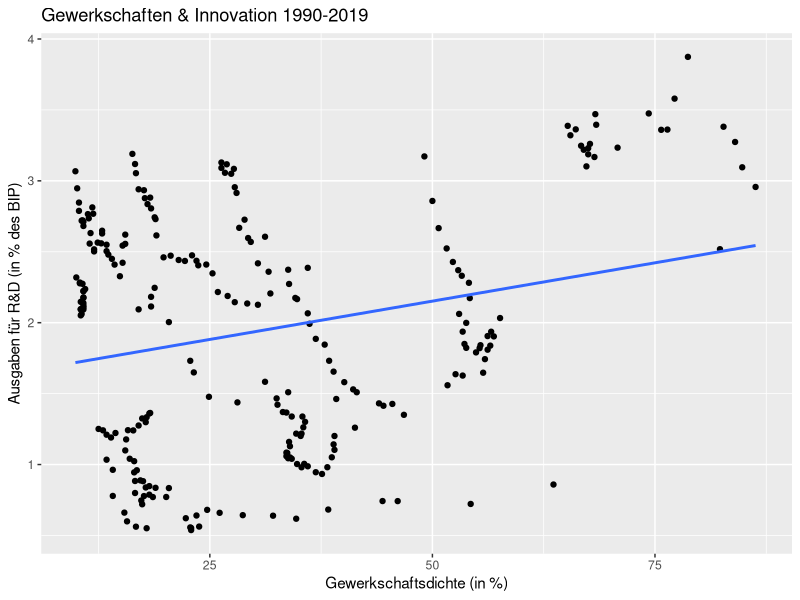
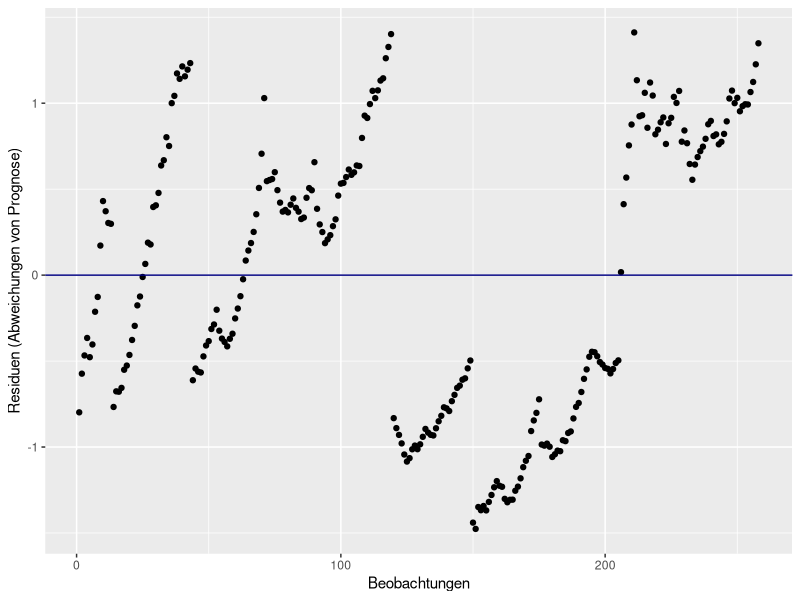
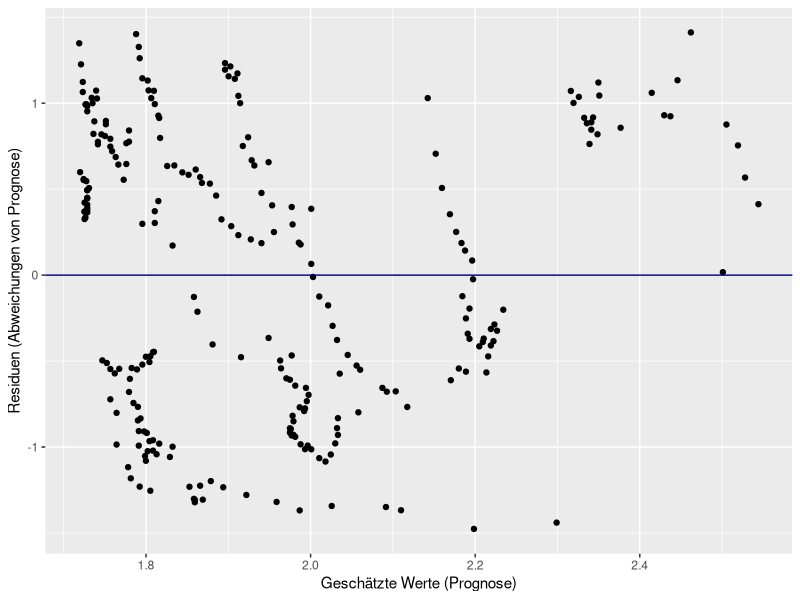
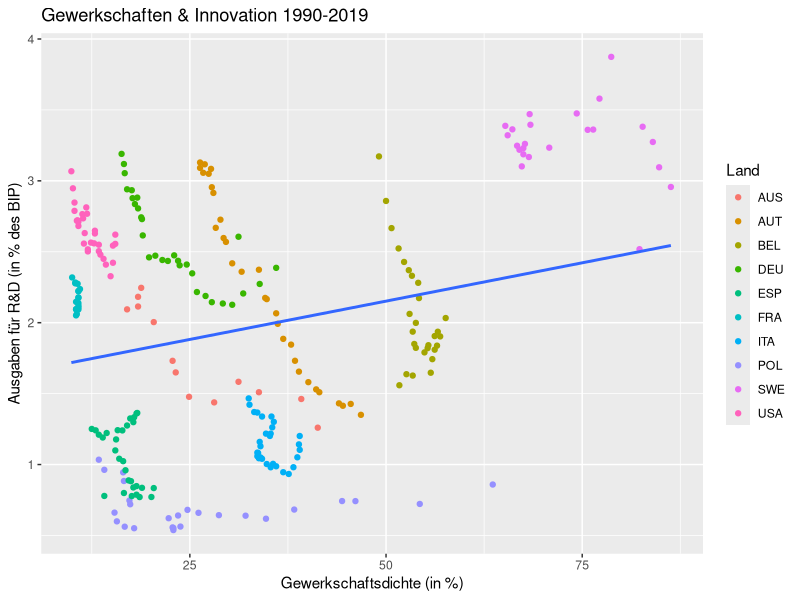
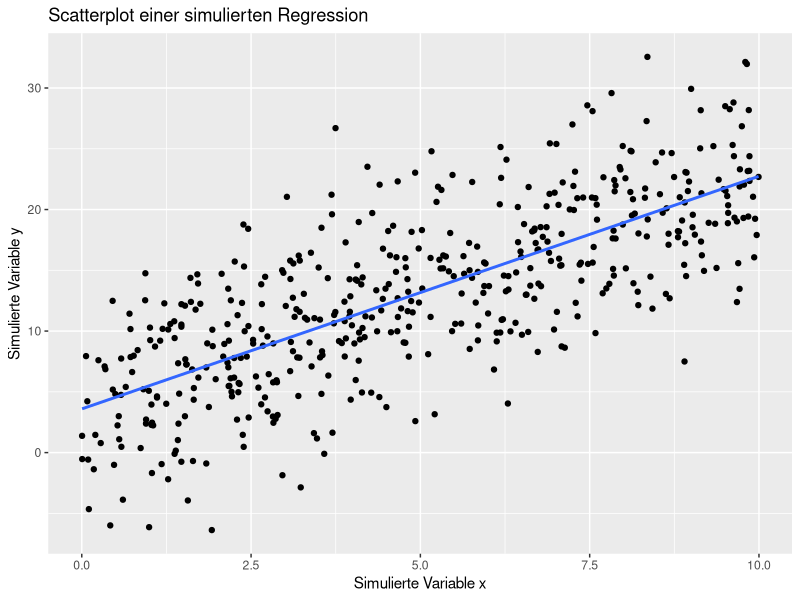
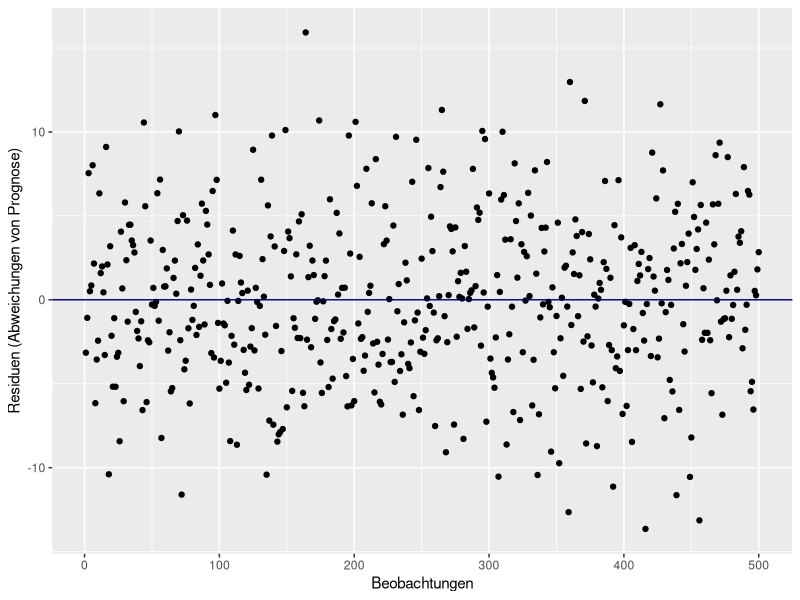
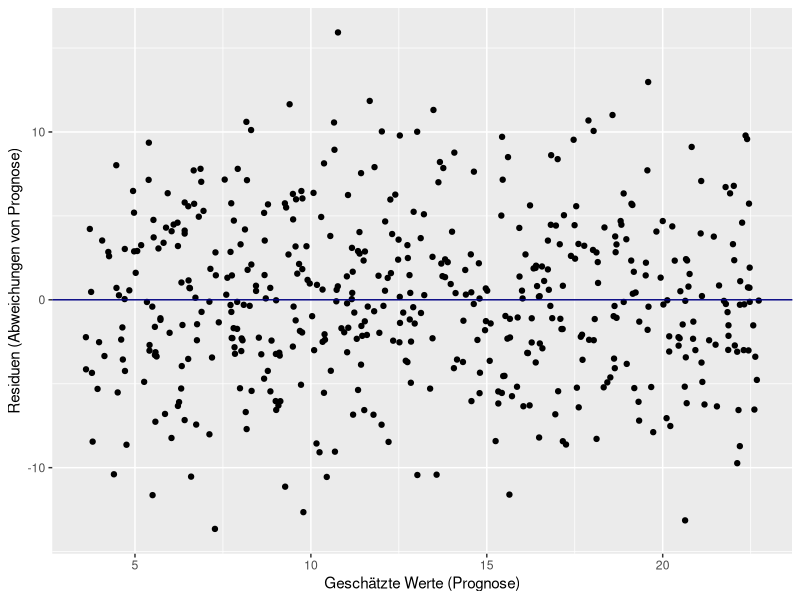
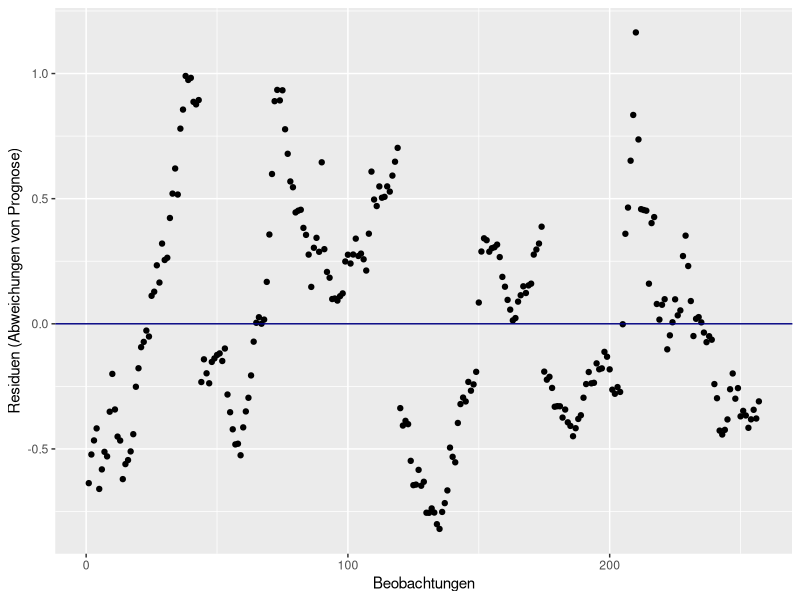

R code for these plots, in order:
## ---- chunk 1
knitr::opts_chunk$set(echo = TRUE, warning = FALSE, message = FALSE)
## ---- chunk 2
library(tidyverse)
library(rmarkdown)
library(testthat)
library(ggplot2)
library(knitr)
library(data.table)
library(ggpubr)
library(car)
## ---- chunk 3
oecd_data <- fread(here::here("data/T5/oecd_data.csv"))

oecd_data <- dplyr::mutate(oecd_data, "GDPpc"=GDP/POP*1000000)

oecd_data <- dplyr::mutate(oecd_data, "LME"=dplyr::if_else(Country %in% c("AUS","USA"),1,0))

## ---- chunk 4
techmodel1 <- lm(Tech ~ UnionDensity, data=oecd_data)
summary(techmodel1)
## ---- chunk 5
scatterplot_tm1 <- ggplot2::ggplot(
  data = oecd_data,
  mapping = aes( 
    x=UnionDensity, 
    y=Tech) 
  ) +
  ggplot2::layer( 
    geom = "point", 
    stat = "identity",
    position = "identity" 
    ) +
  ggplot2::geom_smooth( 
    method = "lm", se = FALSE) +
  ggplot2::scale_x_continuous(name = "Gewerkschaftsdichte (in %)") +
  ggplot2::scale_y_continuous(name = "Ausgaben für R&D (in % des BIP)") + 
  ggplot2::scale_color_discrete(name="Land") + 
  ggplot2::labs(title = "Gewerkschaften & Innovation 1990-2019") +  
  ggplot2::coord_cartesian() + 
  ggplot2::facet_null() 

scatterplot_tm1

## ---- chunk 6
resids <- as.data.table(techmodel1[["residuals"]])
typeof(resids)

Techm1_Residuen <- ggplot2::ggplot(
  data = resids,  
  mapping = aes( 
   x=1:258,
    y=V1)) +
  ggplot2::layer(
    geom = "point",
    stat = "identity",
    position = "identity") +
 ggplot2::geom_abline(color='navy',
                  intercept = 0, 
                  slope = 0)+
  ggplot2::scale_x_continuous(name = "Beobachtungen") +
  ggplot2::scale_y_continuous(name = "Residuen (Abweichungen von Prognose)")

Techm1_Residuen
## ---- chunk 7
TAdata <- data.table("resids"=techmodel1[["residuals"]], "fittedvalues"=predict(techmodel1))

Techm1_TA <- ggplot2::ggplot(
  data = TAdata,
  mapping = aes(
   x=fittedvalues,
    y=resids) 
  ) +
  ggplot2::layer(
    geom = "point",
    stat = "identity",
    position = "identity") +
   ggplot2::geom_abline(color='navy',
                  intercept = 0, 
                  slope = 0)+
  ggplot2::scale_x_continuous(name = "Geschätzte Werte (Prognose)") +
  ggplot2::scale_y_continuous(name = "Residuen (Abweichungen von Prognose)")

Techm1_TA
## ---- chunk 8
scatterplot_tm1_c <- ggplot2::ggplot( 
  data = oecd_data,  
  mapping = aes( 
    x=UnionDensity, 
    y=Tech) 
  ) +
  ggplot2::layer(
    geom = "point", 
    stat = "identity", 
    position = "identity",
    mapping = aes(color=Country)
    ) +
  ggplot2::geom_smooth( 
    method = "lm", se = FALSE 
    ) +
  
  ggplot2::scale_x_continuous(name = "Gewerkschaftsdichte (in %)") +
    ggplot2::scale_y_continuous(name = "Ausgaben für R&D (in % des BIP)") +
  ggplot2::scale_color_discrete(name="Land") + 
  ggplot2::labs(title = "Gewerkschaften & Innovation 1990-2019") + # 
  ggplot2::coord_cartesian() + 
  ggplot2::facet_null()  

scatterplot_tm1_c
## ---- chunk 9
set.seed(123)
true_DGP <- function(x, b0, b1){
  y <- b0 + b1*x + rnorm(length(x), 0, 5)
  return(y)
}
beta_0_wahr <- 3
beta_1_wahr <- 2
sample_size <- 500
x <- runif(sample_size, 0, 10)
## ---- chunk 10
set.seed(123)
n_datensaetze <- 1
beta_0_estimates <- rep(NA, n_datensaetze)
beta_1_estimates <- rep(NA, n_datensaetze)

for (i in 1:n_datensaetze){
  daten_satz <- data.frame(
    x = x,
    y = true_DGP(x, beta_0_wahr, beta_1_wahr)
  )
  schaetzung_2 <- lm(y~x, data = daten_satz)
  beta_0_estimates[i] <- schaetzung_2[["coefficients"]][1]
  beta_1_estimates[i] <- schaetzung_2[["coefficients"]][2]
}

daten_satz
## ---- chunk 11
Simulation2 <- lm(y ~ x, daten_satz)
summary(Simulation2)
## ---- chunk 12
scatterplot_Simulation2 <- ggplot2::ggplot(
  data = Simulation2,
  mapping = aes( 
    x=x, 
    y=y) 
  ) +
  ggplot2::layer( 
    geom = "point", 
    stat = "identity",
    position = "identity" 
    ) +
  ggplot2::geom_smooth( 
    method = "lm", se=FALSE) +
  ggplot2::scale_x_continuous(name = "Simulierte Variable x") +
  ggplot2::scale_y_continuous(name = "Simulierte Variable y") + 
  ggplot2::labs(title = "Scatterplot einer simulierten Regression") +  
  ggplot2::coord_cartesian() + 
  ggplot2::facet_null() 

scatterplot_Simulation2
## ---- chunk 13
residsS2 <- as.data.table(Simulation2[["residuals"]])

Simulation2_Residuen <- ggplot2::ggplot(
  data = residsS2,  
  mapping = aes( 
   x=1:500,
    y=V1)) +
  ggplot2::layer(
    geom = "point",
    stat = "identity",
    position = "identity") +
 ggplot2::geom_abline(color='navy',
                  intercept = 0, 
                  slope = 0)+
  ggplot2::scale_x_continuous(name = "Beobachtungen") +
  ggplot2::scale_y_continuous(name = "Residuen (Abweichungen von Prognose)")

Simulation2_Residuen
## ---- chunk 14
TAdataSimulation2 <- data.table("resids"=Simulation2[["residuals"]], "fittedvalues"=predict(Simulation2))

Simulation2_TA <- ggplot2::ggplot(
  data = TAdataSimulation2,
  mapping = aes(
   x=fittedvalues,
    y=resids) 
  ) +
  ggplot2::layer(
    geom = "point",
    stat = "identity",
    position = "identity") +
   ggplot2::geom_abline(color='navy',
                  intercept = 0, 
                  slope = 0)+
  ggplot2::scale_x_continuous(name = "Geschätzte Werte (Prognose)") +
  ggplot2::scale_y_continuous(name = "Residuen (Abweichungen von Prognose)")

Simulation2_TA
## ---- chunk 15
techmodel2 <- lm(Tech ~ UnionDensity+GDPpc+TAX, data=oecd_data)
summary(techmodel2)
## ---- chunk 16
resids2 <- as.data.table(techmodel2[["residuals"]])

Techm2_Residuen <- ggplot2::ggplot(
  data = resids2,  
  mapping = aes( 
   x=1:257,
    y=V1)) +
  ggplot2::layer(
    geom = "point",
    stat = "identity",
    position = "identity") +
 ggplot2::geom_abline(color='navy',
                  intercept = 0, 
                  slope = 0)+
  ggplot2::scale_x_continuous(name = "Beobachtungen") +
  ggplot2::scale_y_continuous(name = "Residuen (Abweichungen von Prognose)")

Techm2_Residuen
## ---- chunk 17
TAdata2 <- data.table("resids"=techmodel2[["residuals"]], "fittedvalues"=predict(techmodel2))

Techm2_TA <- ggplot2::ggplot(
  data = TAdata2,
  mapping = aes(
   x=fittedvalues,
    y=resids) 
  ) +
  ggplot2::layer(
    geom = "point",
    stat = "identity",
    position = "identity") +
   ggplot2::geom_abline(color='navy',
                  intercept = 0, 
                  slope = 0)+
  ggplot2::scale_x_continuous(name = "Geschätzte Werte (Prognose)") +
  ggplot2::scale_y_continuous(name = "Residuen (Abweichungen von Prognose)")

Techm2_TA
## ---- chunk 18
techmodel3 <- lm(Tech ~ UnionDensity+GDPpc+TAX+LME, data=oecd_data)
summary(techmodel3)
## ---- chunk 19
techmodel4 <- lm(Tech ~UnionDensity+I(UnionDensity^2)+GDPpc+TAX, data=oecd_data)
summary(techmodel4)
## ---- chunk 20
techmodel5 <- lm(Tech ~UnionDensity+log(GDPpc)+TAX, data=oecd_data)
summary(techmodel5)
## ---- chunk 21
techmodel6 <- lm(Tech ~ UnionDensity+GDPpc+TAX+UnionDensity*GDPpc, data=oecd_data)
summary(techmodel6)
## ---- chunk 22
resids6 <- as.data.table(techmodel6[["residuals"]])


Techm6_Residuen <- ggplot2::ggplot(
  data = resids6,  
  mapping = aes( 
   x=1:257,
    y=V1)) +
  ggplot2::layer(
    geom = "point",
    stat = "identity",
    position = "identity") +
 ggplot2::geom_abline(color='navy',
                  intercept = 0, 
                  slope = 0)+
  ggplot2::scale_x_continuous(name = "Beobachtungen") +
  ggplot2::scale_y_continuous(name = "Residuen (Abweichungen von Prognose)")

Techm6_Residuen
## ---- chunk 23
TAdata6 <- data.table("resids"=techmodel6[["residuals"]], "fittedvalues"=predict(techmodel6))

Techm6_TA <- ggplot2::ggplot(
  data = TAdata6,
  mapping = aes(
   x=fittedvalues,
    y=resids) 
  ) +
  ggplot2::layer(
    geom = "point",
    stat = "identity",
    position = "identity") +
   ggplot2::geom_abline(color='navy',
                  intercept = 0, 
                  slope = 0)+
  ggplot2::scale_x_continuous(name = "Geschätzte Werte (Prognose)") +
  ggplot2::scale_y_continuous(name = "Residuen (Abweichungen von Prognose)")

Techm6_TA
